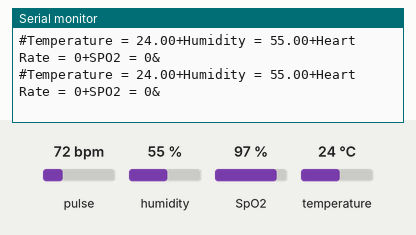
Recording of a sketch running on a simulated Arduino Uno, built with avr-gcc and run on an emulated ATmega328P. Shown: the last lines printed to the serial monitor. The inputs (shaded band) are chosen by the test bench; at power-on: pulse 72 bpm, humidity 55 %, temperature 24 °C, SpO2 97 %.

Above: at 1.2 s.
1.3 s: pulse set to 42 bpm
5.7 s: humidity set to 22 %
At 6.4 s:
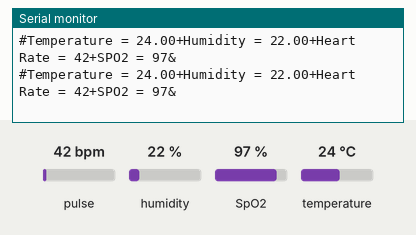
10.1 s: temperature set to 12 °C
At 11.2 s:
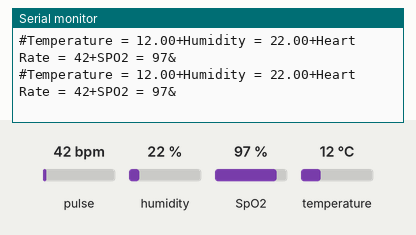

The sketch:

arduino_source.ino
```cpp
/*******************************************************************
* The Arduino uno frimware for IoT based Covid-19 Patient Monitoring System *
*        @author: Mohammad Salah Uddin           *
*        @email: akash.bangla@gmail.com          *
*        Last update : 20 January 2021           *
*                  *
********************************************************************
*/

#include <MAX30100_PulseOximeter.h>
#include <Adafruit_Sensor.h>
#include <Adafruit_BME280.h>


//VARIABLE TO HOLD THE SENSORS DATA
int bpm;
int spo2;
float temp;

//the sea level presure in your region (****)
#define SEALEVELPRESSURE_HPA (1023)
Adafruit_BME280 bme;    // BME280  Sensnor declaration
unsigned long currentMillis;   //hold the current time


//pulse oximeter time period (measurment time period)
#define REPORTING_PERIOD_MS     1000
PulseOximeter pox;
uint32_t tsLastReport = 0;

// Callback (registered below) fired when a pulse is detected
void onBeatDetected()
{
    Serial.println("Beat!");
}

//pulse sensor callback function
void measured_pulse(){
    // Make sure to call update as fast as possible
    pox.update();
    if (millis() - tsLastReport > REPORTING_PERIOD_MS) {
      bpm = pox.getHeartRate();
      spo2 = pox.getSpO2();
      // temp =  pox.getTemperature();
      tsLastReport = millis();
    }

}


void setup() {
  Serial.begin(115200);
  Serial.println(F("BME280 test"));
  Serial.println("Initializing MAX30100");
  // Initialize the PulseOximeter instance and register a beat-detected callback
  pox.begin();
  pox.setOnBeatDetectedCallback(onBeatDetected);

  bool status;
  // default settings
  status = bme.begin();
  if (!status) {
    Serial.println("Could not find a valid BME280 sensor, check wiring!");
    while (1);
  }

}

void loop() {
  float humidity;
  currentMillis = millis();
  measured_pulse();
  humidity =  bme.readHumidity() ;
  temp = bme.readTemperature();

  // Push the data via UART
  Serial.print("#Temperature = ");
  Serial.print(temp);
  Serial.print("+Humidity = ");
  Serial.print(humidity);
  Serial.print("+Heart Rate = ");
  Serial.print(bpm);
  Serial.print("+SPO2 = ");
  Serial.print(spo2);
  Serial.println("&");


}
```

Measured:
- after the input at 5.7 s, the serial monitor: prints a new line at once (image 1)
- after the input at 10.1 s, the serial monitor: prints a new line at once (image 2)
